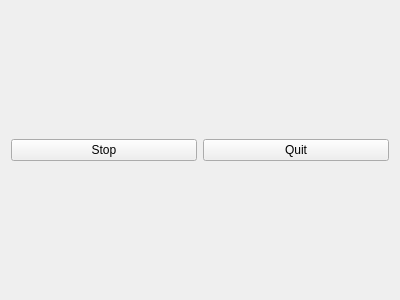
<?xml version="1.0" encoding="UTF-8"?>
<ui version="4.0">
 <class>mainform</class>
 <widget class="QWidget" name="mainform">
  <property name="geometry">
   <rect>
    <x>0</x>
    <y>0</y>
    <width>400</width>
    <height>300</height>
   </rect>
  </property>
  <property name="windowTitle">
   <string>Form</string>
  </property>
  <layout class="QGridLayout" name="gridLayout">
   <item row="1" column="0">
    <widget class="QPushButton" name="btnStop">
     <property name="text">
      <string>Stop</string>
     </property>
    </widget>
   </item>
   <item row="1" column="1">
    <widget class="QPushButton" name="btnQuit">
     <property name="text">
      <string>Quit</string>
     </property>
    </widget>
   </item>
   <item row="0" column="0" colspan="2">
    <layout class="QVBoxLayout" name="verticalLayout"/>
   </item>
  </layout>
 </widget>
 <resources/>
 <connections/>
</ui>
